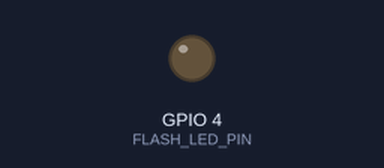
Bench run of a sketch on a simulated ESP32. On the bench: output pins drawn as LEDs (lit = HIGH). WiFi joins after 1.5 s; servers stay silent unless stated; uploads are accepted with an empty reply; the camera gives no picture; what the sketch prints to the serial monitor is not drawn. At 14.1 s the program puts the board to deep sleep or switches it off; the recording ends there.

Above: at 0.0 s.
At 2.9 s:
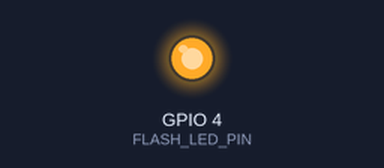
Timing chart, 0 to 14.1 s (numbered marks = the images above):
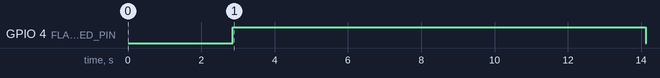

The sketch:

esp32cam-send-to-img-server-with-brightness.ino
```cpp
#include <WiFi.h>
#include "soc/soc.h"
#include "soc/rtc_cntl_reg.h"
#include "esp_camera.h"

#define PWDN_GPIO_NUM     32
#define RESET_GPIO_NUM    -1
#define XCLK_GPIO_NUM      0
#define SIOD_GPIO_NUM     26
#define SIOC_GPIO_NUM     27
#define Y9_GPIO_NUM       35
#define Y8_GPIO_NUM       34
#define Y7_GPIO_NUM       39
#define Y6_GPIO_NUM       36
#define Y5_GPIO_NUM       21
#define Y4_GPIO_NUM       19
#define Y3_GPIO_NUM       18
#define Y2_GPIO_NUM        5
#define VSYNC_GPIO_NUM    25
#define HREF_GPIO_NUM     23
#define PCLK_GPIO_NUM     22
#define FLASH_LED_PIN      4

const char* ssid = "TachyonDyno_4G";
const char* password = "qwertyui";
String serverName = "192.168.29.176";
String serverPath = "/upload";
const int serverPort = 5000;
bool LED_Flash_ON = true;
WiFiClient client;

#define uS_TO_S_FACTOR 1000000ULL
#define TIME_TO_SLEEP  10 // Sleep for 60 seconds

RTC_DATA_ATTR int bootCount = 0;

void setup() {
  WRITE_PERI_REG(RTC_CNTL_BROWN_OUT_REG, 0);
  Serial.begin(115200);
  delay(1000);

  ++bootCount;
  Serial.println("Boot number: " + String(bootCount));
  print_wakeup_reason();
  pinMode(FLASH_LED_PIN, OUTPUT);

  connectToWiFi();
  initCamera();
  sendPhotoToServer();

  // Deep sleep for 1 minute
  esp_sleep_enable_timer_wakeup(TIME_TO_SLEEP * uS_TO_S_FACTOR);
  Serial.println("Setup ESP32 to sleep for " + String(TIME_TO_SLEEP) + " seconds");
  Serial.println("Going to sleep now");
  Serial.flush();
  esp_deep_sleep_start();
}

void loop() {
 // sendPhotoToServer();
  // This should never be reached
  //http://192.168.29.176:5000/list_images
  //http://192.168.29.176:5000/uploads/ESP32CAMCap_20240617_115956_a40fcbc0a5ee46fda5ae25b70b4a5788.jpg

}


void print_wakeup_reason() {
  esp_sleep_wakeup_cause_t wakeup_reason = esp_sleep_get_wakeup_cause();
  switch (wakeup_reason) {
    case ESP_SLEEP_WAKEUP_EXT0:     Serial.println("Wakeup caused by external signal using RTC_IO"); break;
    case ESP_SLEEP_WAKEUP_EXT1:     Serial.println("Wakeup caused by external signal using RTC_CNTL"); break;
    case ESP_SLEEP_WAKEUP_TIMER:    Serial.println("Wakeup caused by timer"); break;
    case ESP_SLEEP_WAKEUP_TOUCHPAD: Serial.println("Wakeup caused by touchpad"); break;
    case ESP_SLEEP_WAKEUP_ULP:      Serial.println("Wakeup caused by ULP program"); break;
    default:                        Serial.printf("Wakeup was not caused by deep sleep: %d\n", wakeup_reason); break;
  }
}

void connectToWiFi() {
  WiFi.mode(WIFI_STA);
  WiFi.begin(ssid, password);
  Serial.println("Connecting to WiFi...");
  while (WiFi.status() != WL_CONNECTED) {
    delay(500);
    Serial.print(".");
  }
  Serial.println("");
  Serial.println("WiFi connected");
  Serial.println("IP address: ");
  Serial.println(WiFi.localIP());
}

void initCamera() {
  camera_config_t config;
  config.ledc_channel = LEDC_CHANNEL_0;
  config.ledc_timer = LEDC_TIMER_0;
  config.pin_d0 = Y2_GPIO_NUM;
  config.pin_d1 = Y3_GPIO_NUM;
  config.pin_d2 = Y4_GPIO_NUM;
  config.pin_d3 = Y5_GPIO_NUM;
  config.pin_d4 = Y6_GPIO_NUM;
  config.pin_d5 = Y7_GPIO_NUM;
  config.pin_d6 = Y8_GPIO_NUM;
  config.pin_d7 = Y9_GPIO_NUM;
  config.pin_xclk = XCLK_GPIO_NUM;
  config.pin_pclk = PCLK_GPIO_NUM;
  config.pin_vsync = VSYNC_GPIO_NUM;
  config.pin_href = HREF_GPIO_NUM;
  config.pin_sscb_sda = SIOD_GPIO_NUM;
  config.pin_sscb_scl = SIOC_GPIO_NUM;
  config.pin_pwdn = PWDN_GPIO_NUM;
  config.pin_reset = RESET_GPIO_NUM;
  config.xclk_freq_hz = 20000000;
  config.pixel_format = PIXFORMAT_JPEG;

  if (psramFound()) {
    config.frame_size = FRAMESIZE_UXGA;
    config.jpeg_quality = 10;
    config.fb_count = 2;
  } else {
    config.frame_size = FRAMESIZE_SVGA;
    config.jpeg_quality = 12;
    config.fb_count = 1;
  }

  esp_err_t err = esp_camera_init(&config);
  if (err != ESP_OK) {
    Serial.printf("Camera init failed with error 0x%x", err);
    return;
  }
  /*
sensor_t * s = esp_camera_sensor_get();
  s->set_brightness(s, 1);     // -2 to 2
  s->set_contrast(s, 2);       // -2 to 2
  s->set_saturation(s, -2);     // -2 to 2
  s->set_special_effect(s, 0); // 0 to 6 (0 - No Effect, 1 - Negative, 2 - Grayscale, 3 - Red Tint, 4 - Green Tint, 5 - Blue Tint, 6 - Sepia)
  s->set_whitebal(s, 1);       // 0 = disable , 1 = enable
  s->set_awb_gain(s, 1);       // 0 = disable , 1 = enable
  s->set_wb_mode(s, 3);        // 0 to 4 - if awb_gain enabled (0 - Auto, 1 - Sunny, 2 - Cloudy, 3 - Office, 4 - Home)
  s->set_exposure_ctrl(s, 0);  // 0 = disable , 1 = enable
  s->set_aec2(s, 0);           // 0 = disable , 1 = enable
  s->set_ae_level(s, 0);       // -2 to 2
  s->set_aec_value(s, 3000);    // 0 to 1200
  s->set_gain_ctrl(s, 0);      // 0 = disable , 1 = enable
  s->set_agc_gain(s, 5);       // 0 to 30
  s->set_gainceiling(s, (gainceiling_t)0);  // 0 to 6
  s->set_bpc(s, 0);            // 0 = disable , 1 = enable
  s->set_wpc(s, 1);            // 0 = disable , 1 = enable
  s->set_raw_gma(s, 1);        // 0 = disable , 1 = enable
  s->set_lenc(s, 1);           // 0 = disable , 1 = enable
  s->set_hmirror(s, 1);        // 0 = disable , 1 = enable
  s->set_vflip(s, 1);          // 0 = disable , 1 = enable
  s->set_dcw(s, 1);            // 0 = disable , 1 = enable
  s->set_colorbar(s, 0);       // 0 = disable , 1 = enable
*/
sensor_t * s = esp_camera_sensor_get();
  s->set_brightness(s, 2);     // -2 to 2
  s->set_contrast(s, 2);       // -2 to 2
  s->set_saturation(s, 2);     // -2 to 2
  s->set_special_effect(s, 0); // 0 to 6 (0 - No Effect, 1 - Negative, 2 - Grayscale, 3 - Red Tint, 4 - Green Tint, 5 - Blue Tint, 6 - Sepia)
  s->set_whitebal(s, 1);       // 0 = disable , 1 = enable
  s->set_awb_gain(s, 1);       // 0 = disable , 1 = enable
  s->set_wb_mode(s, 3);        // 0 to 4 - if awb_gain enabled (0 - Auto, 1 - Sunny, 2 - Cloudy, 3 - Office, 4 - Home)
  s->set_exposure_ctrl(s, 0);  // 0 = disable , 1 = enable
  s->set_aec2(s, 0);           // 0 = disable , 1 = enable
  s->set_ae_level(s, 0);       // -2 to 2
  s->set_aec_value(s, 3000);    // 0 to 1200
  s->set_gain_ctrl(s, 0);      // 0 = disable , 1 = enable
  s->set_agc_gain(s, 5);       // 0 to 30
  s->set_gainceiling(s, (gainceiling_t)0);  // 0 to 6
  s->set_bpc(s, 0);            // 0 = disable , 1 = enable
  s->set_wpc(s, 1);            // 0 = disable , 1 = enable
  s->set_raw_gma(s, 1);        // 0 = disable , 1 = enable
  s->set_lenc(s, 1);           // 0 = disable , 1 = enable
  s->set_hmirror(s, 0);        // 0 = disable , 1 = enable
  s->set_vflip(s, 0);          // 0 = disable , 1 = enable
  s->set_dcw(s, 1);            // 0 = disable , 1 = enable
  s->set_colorbar(s, 0);       // 0 = disable , 1 = enable
}
void sendPhotoToServer() {
  camera_fb_t * fb = esp_camera_fb_get();
  if (!fb) {
    Serial.println("Camera capture failed");
    return;
  }

  Serial.println("Photo captured");

  if (LED_Flash_ON) digitalWrite(FLASH_LED_PIN, HIGH);
  delay(1000);

  if (client.connect(serverName.c_str(), serverPort)) {
    Serial.println("Connection successful!");

    String head = "--dataMarker\r\nContent-Disposition: form-data; name=\"imageFile\"; filename=\"ESP32CAMCap.jpg\"\r\nContent-Type: image/jpeg\r\n\r\n";
    String boundary = "\r\n--dataMarker--\r\n";
    uint32_t imageLen = fb->len;
    uint32_t totalLen = head.length() + boundary.length() + imageLen;

    client.println("POST " + serverPath + " HTTP/1.1");
    client.println("Host: " + serverName);
    client.println("Content-Length: " + String(totalLen));
    client.println("Content-Type: multipart/form-data; boundary=dataMarker");
    client.println();
    client.print(head);

    client.write(fb->buf, fb->len);
    client.print(boundary);

    esp_camera_fb_return(fb);

    int timeout = 10000;
    long startTimer = millis();
    boolean state = false;
    String response = "";

    while ((startTimer + timeout) > millis()) {
      while (client.available()) {
        char c = client.read();
        if (c == '\n') {
          if (response.length() == 0) state = true;
          response = "";
        } else if (c != '\r') response += String(c);
        if (state == true) break;
        startTimer = millis();
      }
      if (response.length() > 0) break;
    }
    Serial.println(response);
    client.stop();
  } else {
    Serial.println("Connection to server failed.");
  }

  if (LED_Flash_ON) digitalWrite(FLASH_LED_PIN, LOW);
}
```

Measured:
- by itself, GPIO 4 (FLASH_LED_PIN): LOW → HIGH at 2.9 s, → LOW 11.3 s later
